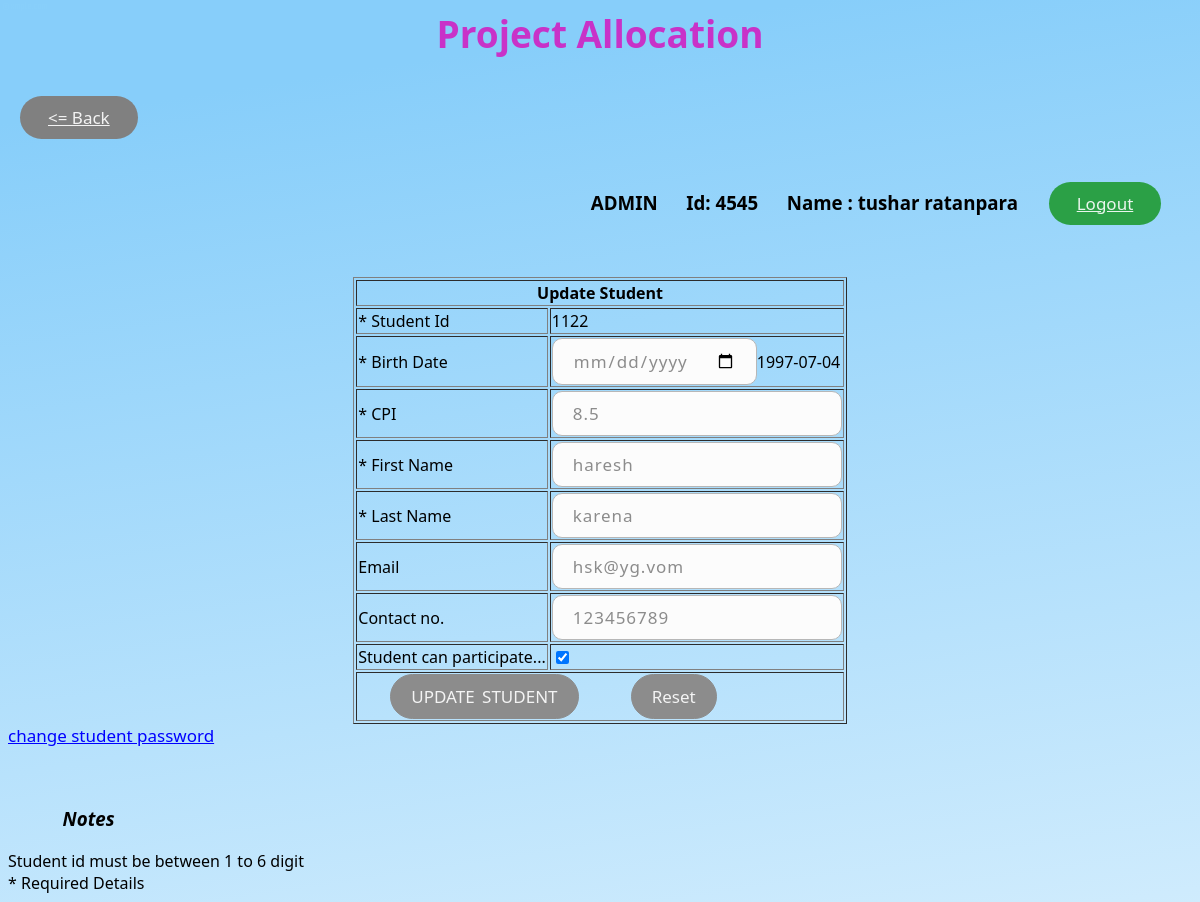
/admin/s/update_student.php?id=1122 (signed in), run on the app's committed database.
### tables this page shows
CREATE TABLE `students` (
  `student_id` int(6) UNSIGNED NOT NULL,
  `faculty` int(6) NOT NULL,
  `password` varchar(20) DEFAULT NULL,
  `cpi` float NOT NULL,
  `first_name` varchar(15) DEFAULT NULL,
  `last_name` varchar(15) DEFAULT NULL,
  `birthdate` varchar(10) NOT NULL,
  `participate` int(1) DEFAULT NULL,
  `leader` int(6) DEFAULT NULL,
  `allocated` int(1) DEFAULT NULL,
  `email` varchar(35) NOT NULL,
  `contact_no` varchar(13) NOT NULL
);

### admin/s/update_student.php (the view, shortened to what this page needs)
<html>
    <head>
        <link rel="stylesheet" type="text/css" href="../../main.css">
    </head>
    <body>
        <h1 align="center">Project Allocation</h1>
        <h3 align="left"><a href="../student.php" class="back shadow"><= Back</a></h3>
        <h3 align="right"><?php if(isset($_SESSION['admin'])){echo 'ADMIN';}else{echo 'FACULTY';} ?>   &emsp;    Id: <?php echo $_SESSION['faculty']; ?>  &emsp;       Name : <?php echo $_SESSION['faculty_name']; ?>&emsp;<a href="../admin_logout.php" class="log_out shadow">Logout</a>&emsp;</h3>
        <form action="update_student_sql.php" onsubmit="return Validate()" method="post">
            <br>
            <table align="center" border="1">
                <tr>
                    <th colspan="2">Update Student</th>
                </tr>
            <?php
            try{
                $dbhandler = new PDO('mysql:host=127.0.0.1;dbname=project_db','root','');
                $dbhandler->setAttribute(PDO::ATTR_ERRMODE,PDO::ERRMODE_EXCEPTION);
                $query=$dbhandler->prepare("select * from students where student_id=?");
                $query->execute(array($_GET['id']));
                $r=$query->fetch();
                if($r==null)
                {
                    header("location:../student.php?msg=student id not available");
                }
                else{
                    echo '<tr>
                    <td>* Student Id</td>
                    <td><input type="hidden" name="s_id" id="id" value="'.$r['student_id'].'">'.$r['student_id'].'</td>
                </tr>
                <tr>
                    <td>* Birth Date</td>
                    <td><input type="date" class="textbox" id="date" name="s_birthday" required>'.$r['birthdate'].'</td>
                </tr>
                <tr>
                    <td>* CPI</td>
                    <td><input type="text" class="textbox" id="cpi" name="s_cpi" value="'.$r['cpi'].'" required></td>
                </tr>
                <tr>
                    <td>* First Name</td>
                    <td><input type="text" class="textbox" id="name1" name="s_f_name" value="'.$r['first_name'].'" required></td>
                </tr>
                <tr>
                    <td>* Last Name</td>
                    <td><input type="text" class="textbox" id="name2" name="s_l_name"  value="'.$r['last_name'].'" required></td>
                </tr>
                <tr>
                    <td>Email</td>
                    <td><input type="email" class="textbox" id="email" name="s_email" value="'.$r['email'].'"></td>
                </tr>
                <tr>
                    <td>Contact no.</td>
                    <td><input type="text" class="textbox" id="no" name="s_contact" value="'.$r['contact_no'].'"></td>
                </tr>
                <tr>
                    <td>Student can participate...</td>
                    <td><input type="checkbox" name="s_participate" ';if($r['participate']){echo 'checked';}else{echo 'unchecked';}echo '></td>
                </tr>';
                }
            }
            catch (PDOException $e){
                header("location:../student.php?msg=hi");
            }
            ?>
                <tr>
                    <td colspan="2">&emsp;&emsp;<input type="submit" class="button shadow" value="UPDATE STUDENT">&emsp;&emsp;&emsp;
                    <input type="reset" class="button shadow" value="Reset"></td>
                </tr>
            </table>
            <?php
                echo '<a href="change_student_password.php?id='.$_GET['id'].'" >change student password</a>';
            ?>
        </form>
        <br><h4>
            <h3><i><ul>&nbsp;&nbsp;&nbsp;Notes</ul></i></h3>
            Student id must be between 1 to 6 digit
            <br>
            *  Required Details
        </h4>
    </body>
</html>

### main.css (style rules this page uses)
h1 { color: rgb(200,50,200); font-family: algerian,Segoe UI,Frutiger,Frutiger Linotype,Dejavu Sans; font-size: 37px; }
a { color: blue; font-size: 17px; }
.log_out { display: inline-block; -webkit-box-sizing: border-box; -moz-box-sizing: border-box; box-sizing: border-box; cursor: pointer; margin: 12px; padding: 10px 28px; border: none; -webkit-border-radius: 30px; border-radius: 30px; font-family: Segoe UI,Frutiger,Frutiger Linotype,Dejavu Sans,Helvetica Neue,Arial,sans-serif; font-size: 17px; font-style: normal; font-variant: normal; font-weight: 500; color: rgba(255,255,255,0.9); -o-text-overflow: clip; text-overflow: clip; background: #2ba046; }
.back { display: inline-block; -webkit-box-sizing: border-box; -moz-box-sizing: border-box; box-sizing: border-box; cursor: pointer; margin: 12px; padding: 10px 28px; border: none; -webkit-border-radius: 30px; border-radius: 30px; font-family: Segoe UI,Frutiger,Frutiger Linotype,Dejavu Sans,Helvetica Neue,Arial,sans-serif; font-size: 17px; font-style: normal; font-variant: normal; font-weight: 500; color: rgba(255,255,255,0.9); -o-text-overflow: clip; text-overflow: clip; background: grey; }
.textbox { display: inline-block; -webkit-box-sizing: content-box; -moz-box-sizing: content-box; box-sizing: content-box; padding: 10px 20px; border: 1px solid #b7b7b7; -webkit-border-radius: 3px; border-radius: 10px; font-family: Segoe UI,Frutiger,Frutiger Linotype,Dejavu Sans,Helvetica Neue,Arial,sans-serif; font-size: 17px; font-style: normal; font-variant: normal; font-weight: 500; color: rgba(140,140,140,1); -o-text-overflow: clip; text-overflow: clip; letter-spacing: 1px; word-spacing: 1px; background: rgba(252,252,252,1); }
.button { display: inline-block; -webkit-box-sizing: content-box; -moz-box-sizing: content-box; box-sizing: content-box; cursor: pointer; padding: 10px 20px; border: 1px solid #8c8c8c; -webkit-border-radius: 30px; border-radius: 30px; font-family: Segoe UI,Frutiger,Frutiger Linotype,Dejavu Sans,Helvetica Neue,Arial,sans-serif; font-size: 17px; font-style: normal; font-variant: normal; font-weight: 500; color: rgba(255,255,255,0.9); -o-text-overflow: clip; text-overflow: clip; word-spacing: 3px; background: rgba(140,140,140,1); }

### data on the page
students: student_id "1122", birthdate "1997-07-04", s_cpi "8.5", s_f_name "haresh", s_l_name "karena", s_email "hsk@yg.vom", s_contact "123456789", participate "☑"

### other printed values
$_SESSION['faculty'] "4545"
$_SESSION['faculty_name'] "tushar ratanpara"
